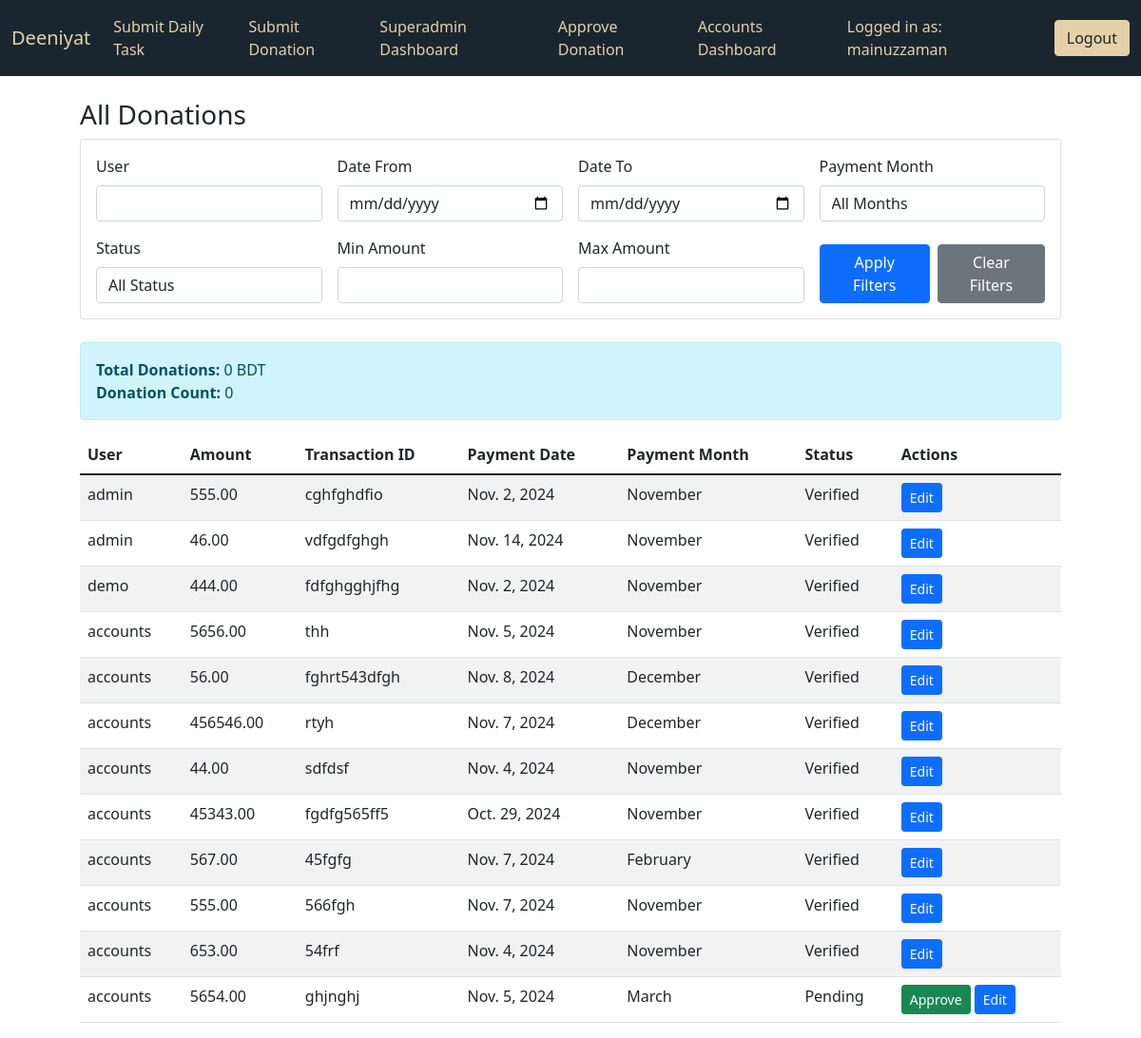
The page /accounts-admin-dashboard/ (signed in) on the database as committed earlier.
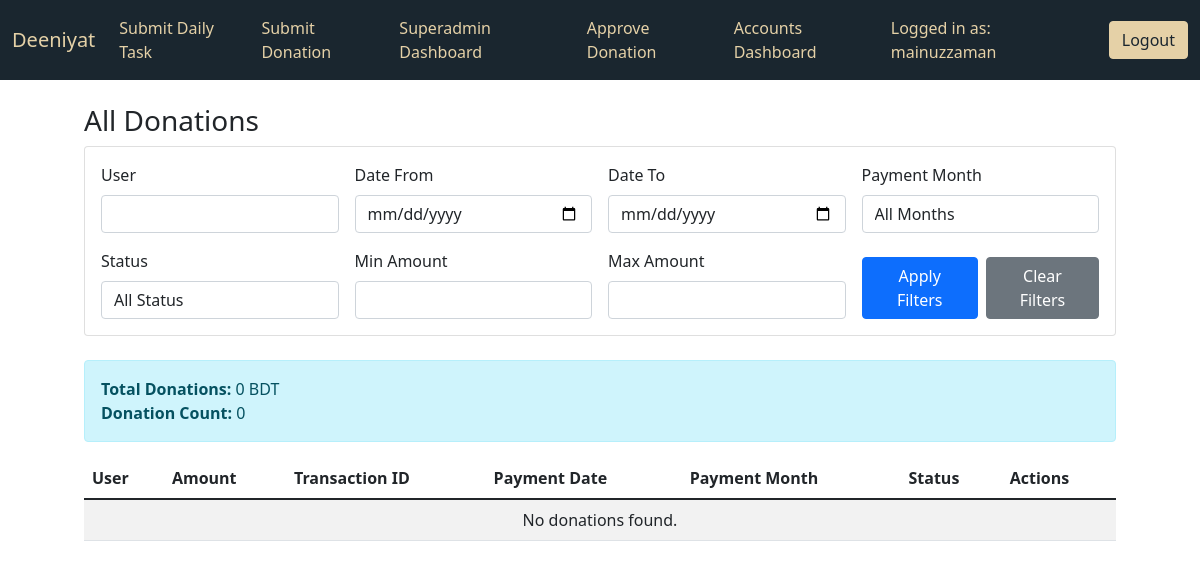
The same page on the database as committed later.
### core/models.py (models this page shows)
class Donation(models.Model):
    MONTH_CHOICES = [
        ('01', 'January'),
        ('02', 'February'),
        ('03', 'March'),
        ('04', 'April'),
        ('05', 'May'),
        ('06', 'June'),
        ('07', 'July'),
        ('08', 'August'),
        ('09', 'September'),
        ('10', 'October'),
        ('11', 'November'),
        ('12', 'December'),
    ]
    PAYMENT_METHOD_CHOICES = [
        ('Cash', 'Cash'),
        ('Bkash', 'Bkash'),
        ('Nagad', 'Nagad'),
        ('Other', 'Other'),
    ]
    user = models.ForeignKey(User, on_delete=models.CASCADE, related_name="donations")
    amount = models.DecimalField(max_digits=10, decimal_places=2)
    transaction_id = models.CharField(max_length=50)
    verified = models.BooleanField(default=False)
    verified_by = models.ForeignKey(User, null=True, blank=True, on_delete=models.SET_NULL, related_name="verified_donations")
    payment_date = models.DateField(default=timezone.now)  # Field for payment date
    payment_month = models.CharField(max_length=2, choices=MONTH_CHOICES)  # Field for payment month selection
    payment_method = models.CharField(max_length=10, choices=PAYMENT_METHOD_CHOICES)  # New field
    def __str__(self):
        return f"Donation by {self.user.username} - {self.amount}"

### core/views.py (the view)
# urls.py: path('accounts-admin-dashboard/', views.accounts_admin_dashboard, name='accounts_admin_dashboard'),
@login_required
@user_passes_test(lambda u: u.groups.filter(name='accounts').exists() or u.is_superuser)
def accounts_admin_dashboard(request):
    donations = Donation.objects.all()
    print("ddd",donations)
    user_filter = request.GET.get('user')
    date_from = request.GET.get('date_from')
    date_to = request.GET.get('date_to')
    payment_month = request.GET.get('payment_month')
    status = request.GET.get('status')
    min_amount = request.GET.get('min_amount')
    max_amount = request.GET.get('max_amount')
    if user_filter:
        donations = donations.filter(user__username__icontains=user_filter)
    if date_from:
        try:
            date_from = datetime.strptime(date_from, '%Y-%m-%d').date()
            donations = donations.filter(payment_date__gte=date_from)
        except ValueError:
            pass
    if date_to:
        try:
            date_to = datetime.strptime(date_to, '%Y-%m-%d').date()
            donations = donations.filter(payment_date__lte=date_to)
        except ValueError:
            pass
    if payment_month and payment_month != 'all':
        donations = donations.filter(payment_month=payment_month)
    if status and status != 'all':
        donations = donations.filter(verified=(status == 'verified'))
    if min_amount:
        try:
            donations = donations.filter(amount__gte=float(min_amount))
        except ValueError:
            pass
    if max_amount:
        try:
            donations = donations.filter(amount__lte=float(max_amount))
        except ValueError:
            pass
    donation_summary = DonationSummary.objects.first()
    total_donations = donation_summary.total_amount if donation_summary else 0
    donation_count = donation_summary.donation_count if donation_summary else 0
    context = {
        'donations': donations,
        'users': User.objects.all(),
        'tasks': DailyTask.objects.all(),
        'months_choices': Donation.MONTH_CHOICES,
        'total_donations': total_donations,
        'donation_count': donation_count,
        'current_filters': {
            'user': user_filter or '',
            'date_from': date_from or '',
            'date_to': date_to or '',
            'payment_month': payment_month or 'all',
            'status': status or 'all',
            'min_amount': min_amount or '',
            'max_amount': max_amount or '',
        }
    }
    return render(request, 'accounts_admin_dashboard.html', context)

### templates/accounts_admin_dashboard.html (shortened to what the changed rows need)
{% extends "base.html" %}
{% load static %}
{% block content %}
<div class="container mt-4">
    <div class="table-responsive">
        <table class="table table-striped">
            <thead>
                <tr>
                    <th>User</th>
                    <th>Amount</th>
                    <th>Transaction ID</th>
                    <th>Payment Date</th>
                    <th>Payment Month</th>
                    <th>Status</th>
                    <th>Actions</th>
                </tr>
            </thead>
            <tbody>
                {% for donation in donations %}
                <tr>
                    <td>{{ donation.user.username }}</td>
                    <td>{{ donation.amount }}</td>
                    <td>{{ donation.transaction_id }}</td>
                    <td>{{ donation.payment_date }}</td>
                    <td>{{ donation.get_payment_month_display }}</td>
                    <td>{{ donation.verified|yesno:"Verified,Pending" }}</td>
                    <td>
                        {% if not donation.verified %}
                        <button class="btn btn-success btn-sm" onclick="showApprovalModal('{{ donation.id }}')">Approve</button>
                        {% endif %}
                        <button class="btn btn-primary btn-sm" onclick="editDonation('{{ donation.id }}', '{{ donation.amount }}', '{{ donation.transaction_id }}')">Edit</button>
                    </td>
                </tr>
                {% empty %}
                <tr>
                    <td colspan="7" class="text-center">No donations found.</td>
                </tr>
                {% endfor %}
            </tbody>
        </table>
    </div>
</div>
{% endblock content %}

Rows that differ between the two databases and show on the page:
removed Donation: user.username "admin", amount "555.00", transaction_id "cghfghdfio", payment_date "Nov. 2, 2024", payment_month "November", verified "Verified"
removed Donation: user.username "admin", amount "46.00", transaction_id "vdfgdfghgh", payment_date "Nov. 14, 2024", payment_month "November", verified "Verified"
removed Donation: user.username "demo", amount "444.00", transaction_id "fdfghgghjfhg", payment_date "Nov. 2, 2024", payment_month "November", verified "Verified"
removed Donation: user.username "accounts", amount "5656.00", transaction_id "thh", payment_date "Nov. 5, 2024", payment_month "November", verified "Verified"
removed Donation: user.username "accounts", amount "56.00", transaction_id "fghrt543dfgh", payment_date "Nov. 8, 2024", payment_month "December", verified "Verified"
removed Donation: user.username "accounts", amount "456546.00", transaction_id "rtyh", payment_date "Nov. 7, 2024", payment_month "December", verified "Verified"
removed Donation: user.username "accounts", amount "44.00", transaction_id "sdfdsf", payment_date "Nov. 4, 2024", payment_month "November", verified "Verified"
removed Donation: user.username "accounts", amount "45343.00", transaction_id "fgdfg565ff5", payment_date "Oct. 29, 2024", payment_month "November", verified "Verified"
removed Donation: user.username "accounts", amount "567.00", transaction_id "45fgfg", payment_date "Nov. 7, 2024", payment_month "February", verified "Verified"
removed Donation: user.username "accounts", amount "555.00", transaction_id "566fgh", payment_date "Nov. 7, 2024", payment_month "November", verified "Verified"
removed Donation: user.username "accounts", amount "653.00", transaction_id "54frf", payment_date "Nov. 4, 2024", payment_month "November", verified "Verified"
removed Donation: user.username "accounts", amount "5654.00", transaction_id "ghjnghj", payment_date "Nov. 5, 2024", payment_month "March", verified "Pending"
Other text that changed with them:
text now shown: "No donations found."
